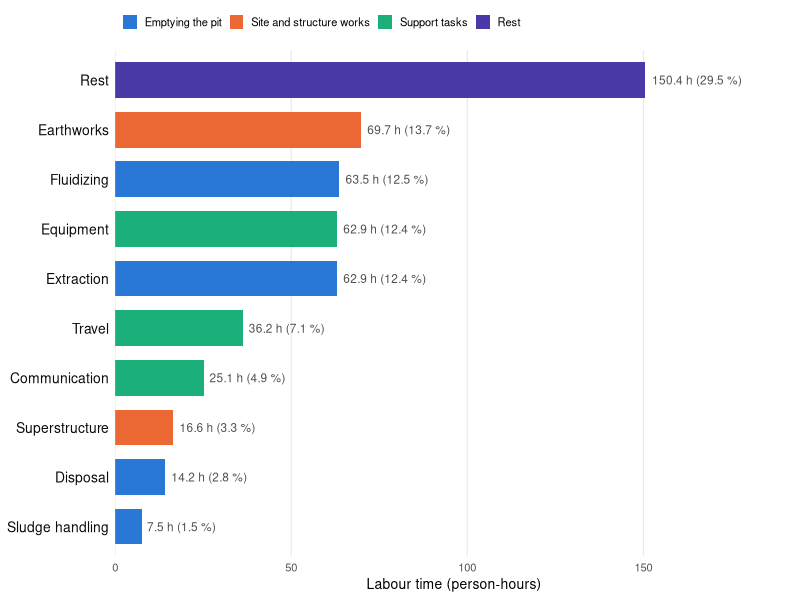
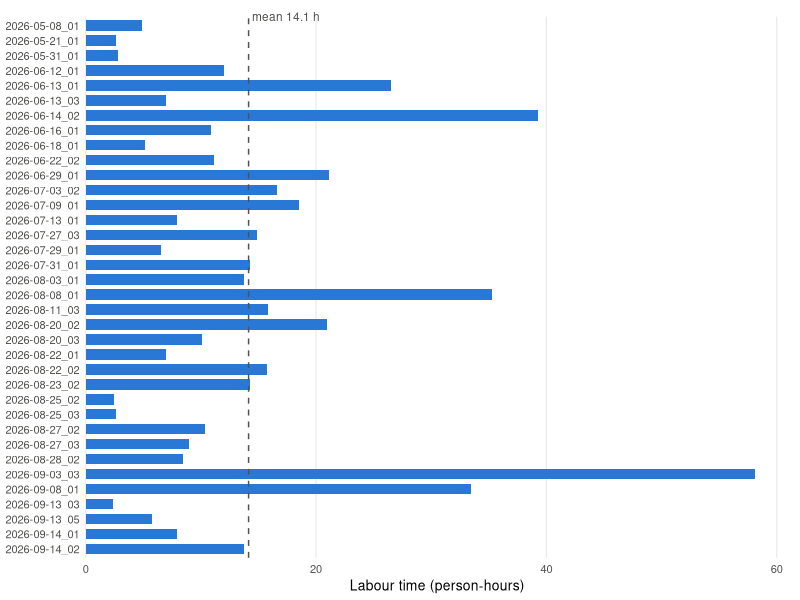

These figures' R source, in order:
## ---- chunk 1
#| label: setup
library(dplyr)
library(readr)
library(ggplot2)
library(knitr)

tasks <- read_csv("../../data/all_tasks.csv", show_col_types = FALSE)

fmt <- function(x, digits = 1) format(round(x, digits), nsmall = digits, big.mark = ",", trim = TRUE)

jobs <- tasks |>
  group_by(job_id) |>
  summarise(
    date = as.Date(substr(first(job_id), 1, 10)),
    n_workers = n_distinct(gulper_id),
    n_entries = n(),
    labour_h = sum(duration_seconds) / 3600,
    elapsed_h = as.numeric(max(entry_end_time) - min(entry_start_time)) / 3600,
    .groups = "drop"
  )

total_labour_h <- sum(jobs$labour_h)
total_elapsed_h <- sum(jobs$elapsed_h)
n_jobs <- nrow(jobs)
n_workers <- n_distinct(tasks$gulper_id)
n_entries <- nrow(tasks)

rest_h <- sum(tasks$duration_seconds[tasks$task == "Rest"]) / 3600
## ---- chunk 2
#| label: tbl-task
#| tbl-cap: "Labour time by main task, summed over all 36 jobs."
tasks |>
  group_by(Task = task) |>
  summarise(
    Entries = n(),
    `Person-hours` = sum(duration_seconds) / 3600,
    .groups = "drop"
  ) |>
  arrange(desc(`Person-hours`)) |>
  mutate(`Share (%)` = 100 * `Person-hours` / sum(`Person-hours`)) |>
  bind_rows(tibble(
    Task = "Total", Entries = n_entries,
    `Person-hours` = total_labour_h, `Share (%)` = 100
  )) |>
  kable(digits = 1, format.args = list(big.mark = ","))
## ---- chunk 3
#| label: fig-task
#| fig-cap: "Labour time by main task across all 36 jobs, coloured by activity group. Labels give person-hours and share of total labour time."
#| fig-width: 6.5
#| fig-height: 4.2
task_groups <- c(
  Fluidizing        = "Emptying the pit",
  Extraction        = "Emptying the pit",
  `Sludge handling` = "Emptying the pit",
  Disposal          = "Emptying the pit",
  Earthworks        = "Site and structure works",
  Superstructure    = "Site and structure works",
  Equipment         = "Support tasks",
  Communication     = "Support tasks",
  Travel            = "Support tasks",
  Rest              = "Rest"
)
group_colours <- c(
  "Emptying the pit"         = "#2a78d6",
  "Site and structure works" = "#eb6834",
  "Support tasks"            = "#1baf7a",
  "Rest"                     = "#4a3aa7"
)

task_summary <- tasks |>
  group_by(task) |>
  summarise(hours = sum(duration_seconds) / 3600, .groups = "drop") |>
  mutate(
    share = 100 * hours / sum(hours),
    group = factor(task_groups[task], levels = names(group_colours)),
    task = reorder(task, hours),
    label = paste0(fmt(hours), " h (", fmt(share), " %)")
  )

ggplot(task_summary, aes(x = hours, y = task, fill = group)) +
  geom_col(width = 0.72) +
  geom_text(aes(label = label), hjust = -0.08, size = 3, colour = "#52514e") +
  scale_fill_manual(values = group_colours, name = NULL) +
  scale_x_continuous(expand = expansion(mult = c(0, 0.28))) +
  labs(x = "Labour time (person-hours)", y = NULL) +
  theme_minimal(base_size = 10) +
  theme(
    legend.position = "top",
    legend.justification = "left",
    legend.key.size = unit(0.4, "cm"),
    panel.grid.major.y = element_blank(),
    panel.grid.minor = element_blank(),
    axis.text = element_text(colour = "#52514e"),
    axis.text.y = element_text(colour = "#0b0b0b", size = 10)
  )

group_hours <- tapply(task_summary$hours, task_summary$group, sum)
## ---- chunk 4
#| label: fig-jobs
#| fig-cap: "Labour time (person-hours) per pit emptying job, ordered by date."
#| fig-width: 6.5
#| fig-height: 6
jobs |>
  mutate(job_id = factor(job_id, levels = rev(job_id))) |>
  ggplot(aes(x = labour_h, y = job_id)) +
  geom_col(fill = "#2a78d6", width = 0.7) +
  geom_vline(xintercept = mean(jobs$labour_h), linetype = "dashed", colour = "#52514e") +
  annotate("text", x = mean(jobs$labour_h), y = n_jobs + 0.6,
           label = paste0("mean ", fmt(mean(jobs$labour_h)), " h"),
           hjust = -0.05, size = 3, colour = "#52514e") +
  scale_x_continuous(expand = expansion(mult = c(0, 0.05))) +
  coord_cartesian(clip = "off") +
  labs(x = "Labour time (person-hours)", y = NULL) +
  theme_minimal(base_size = 10) +
  theme(
    panel.grid.major.y = element_blank(),
    panel.grid.minor = element_blank(),
    axis.text = element_text(colour = "#52514e"),
    plot.margin = margin(12, 8, 4, 4)
  )
## ---- chunk 5
#| label: tbl-jobs
#| tbl-cap: "Workers, labour time and elapsed time for each job."
jobs |>
  transmute(
    Job = job_id,
    Gulpers = n_workers,
    Entries = n_entries,
    `Labour (person-h)` = labour_h,
    `Elapsed (h)` = elapsed_h
  ) |>
  bind_rows(tibble(
    Job = "Total", Gulpers = n_workers, Entries = n_entries,
    `Labour (person-h)` = total_labour_h, `Elapsed (h)` = total_elapsed_h
  )) |>
  kable(digits = 1, format.args = list(big.mark = ","))
